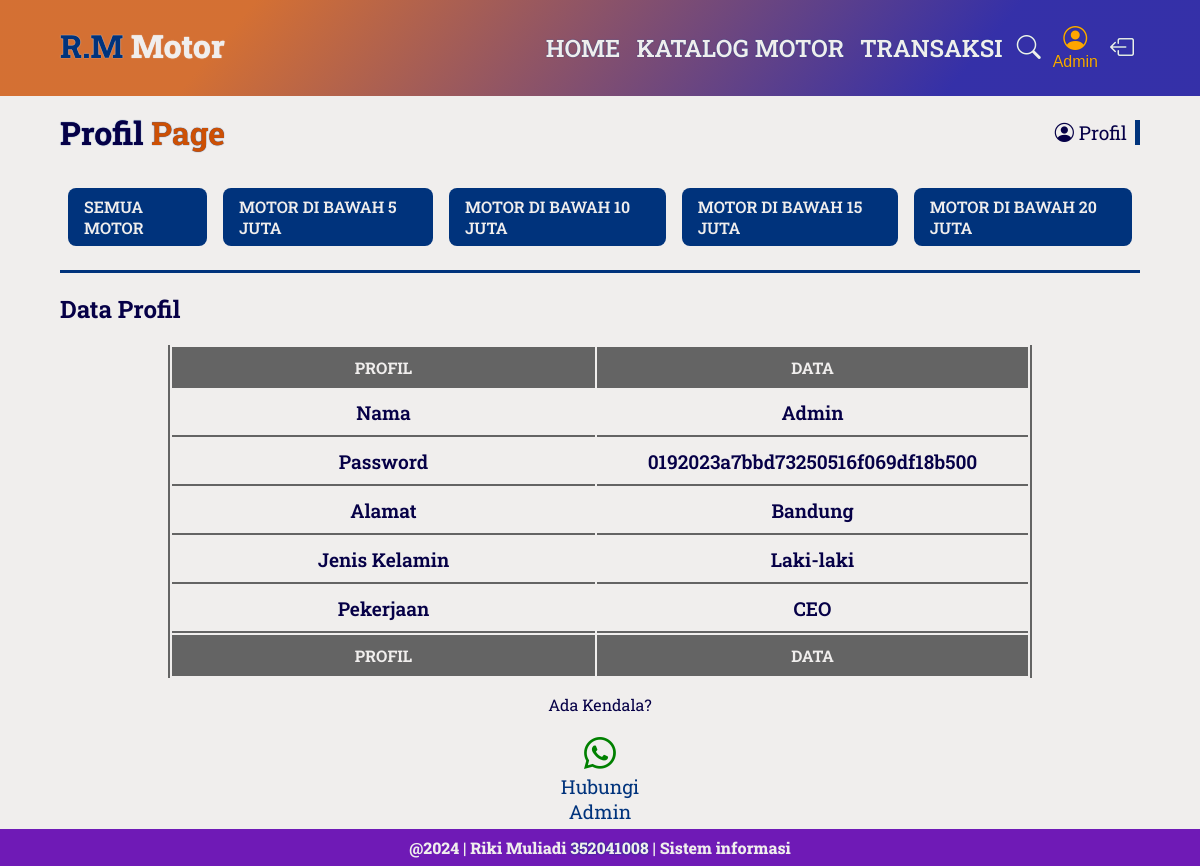
/pages/user/profile.php (signed in), run on the app's committed database.
### tables this page shows
CREATE TABLE `user` (
  `id_pembeli` int(3) NOT NULL,
  `nama_pembeli` varchar(40) NOT NULL,
  `password` varchar(150) NOT NULL,
  `alamat` longtext NOT NULL,
  `j_kelamin` varchar(9) NOT NULL,
  `pekerjaan` varchar(25) NOT NULL,
  `role` enum('admin','pembeli') NOT NULL
);

### pages/user/profile.php (the view, shortened to what this page needs)
<!DOCTYPE html>
<html lang="en">
<head>
    <link rel="stylesheet" href="https://cdn.jsdelivr.net/npm/bootstrap-icons@1.10.5/font/bootstrap-icons.css">
    <link rel="stylesheet" href="../../plugin/css/style.css">
    <link rel="stylesheet" href="../../plugin/css/nav.css">
    <link rel="stylesheet" href="../../plugin/css/to.css">
    <link rel="stylesheet" href="../../plugin/css/jb.css">
    <link rel="stylesheet" href="../../plugin/css/content.css">
    <link rel="stylesheet" href="../../plugin/css/foot.css">
</head>
<body>
    <nav class="navbar">
        <div class="navbar-logo">
            <h1>R.M <span>Motor</span></h1>
        </div>
        <div class="navbar-nav">
            <a class="btn-nav" href="../../index.php">Home</a>
            <a class="btn-nav" href="katalog.php">Katalog Motor</a>
            <a class="btn-nav" href="transaksi.php">Transaksi</a>
            <div class="navbar-ex">
                <button class="btn-ex" type="button" id="search-id" onclick="active()"><i class="bi bi-search"></i></button>
                <?php
                if (isset($_SESSION['status'])) {
                    if ($_SESSION['status'] == "login") {
                ?>
                    <button class="btn-ex" type="button">
                        <a class="btn-ex btn-person  active-nav" href="profile.php">
                            <i class="bi bi-person-circle"></i>
                            <label for="">
                                <?php
                                    $jumlah = 1;
                                    echo implode(" ", array_slice(explode(" ", $_SESSION['nama_pembeli']), 0, $jumlah));
                                ?>
                            </label>
                        </a>
                    </button>
                    <button class="btn-ex" type="button"><a class="btn-ex" href="../../auth/logout.php"><i class="bi bi-box-arrow-left"></i></a></button>
                <?php
                    }
                } else {
                ?>
                    <button class="btn-ex" type="button"><a class="btn-ex" href="../../auth/login/login.php"><i class="bi bi-box-arrow-right"></i></a></button>
                <?php
                }
                ?>
            </div>
        </div>
    </nav>
    <br><br><br><br>
    <section class="content">
        <div class="content-title">
            <h1 class="title-main">Profil <span>Page</span></h1>
            <span class="title-secundare"><i class="bi bi-person-circle"></i> Profil</span>
        </div>
        <div class="content-list">
            <a href="#all_motor">Semua Motor</a>
            <a href="#under_5">Motor Di Bawah 5 Juta</a>
            <a href="#under_10">Motor Di Bawah 10 Juta</a>
            <a href="#under_15">Motor Di Bawah 15 Juta</a>
            <a href="#under_20">Motor Di Bawah 20 Juta</a>
        </div>
        <h1>Data Profil</h1>
        <div class="content-transaction">
            <table cellpadding="10">
                <thead>
                    <tr>
                        <th width="40%">Profil</th>
                        <th width="40%">Data</th>
                    </tr>
                </thead>
                <?php
                    include "../../connection/connect.php";
                    $pembeli = $_SESSION['id_pembeli'];
                    $user = mysqli_query($con, "select * from user where id_pembeli='$pembeli'");
                    foreach ($user as $u) {
                ?>
                <tbody>
                    <tr>
                        <td>Nama</td>
                        <td><?php echo $u['nama_pembeli']; ?></td>
                    </tr>
                    <tr>
                        <td>Password</td>
                        <td><?php echo $u['password']; ?></td>
                    </tr>
                    <tr>
                        <td>Alamat</td>
                        <td><?php echo $u['alamat']; ?></td>
                    </tr>
                    <tr>
                        <td>Jenis Kelamin</td>
                        <td><?php echo $u['j_kelamin']; ?></td>
                    </tr>
                    <tr>
                        <td>Pekerjaan</td>
                        <td><?php echo $u['pekerjaan']; ?></td>
                    </tr>
                </tbody>
                <?php } ?>
                <tfoot>
                    <tr>
                        <th>Profil</th>
                        <th>Data</th>
                    </tr>
                </tfoot>
            </table>
            <p class="margin: 0;" align="center">Ada Kendala?</p>
            <div class="btn-contact">
                <a href="https://wa.me/628882169159" target="_blank">
                    <i class="bi bi-whatsapp"></i>
                    <span>Hubungi Admin</span>
                </a>
            </div>
        </div>
    </section>
    <br><br>
    <?php include "../../assets/partials/footer.php"; ?>
</body>
</html>

### pages/user/profile.php (style rules this page uses)
.navbar .navbar-nav .navbar-ex button .active-nav { color: orange; }
.content .content-transaction .btn-contact { padding: 0; }
.content .content-transaction .btn-contact a { margin: 0 43%; display: grid; justify-content: center; color: green; text-align: center; font-size: 2rem; }
.content .content-transaction .btn-contact a span { color: var(--primary); font-size: 1.2rem; }

### data on the page
user: nama_pembeli "Admin", password "0192023a7bbd73250516f069df18b500", alamat "Bandung", j_kelamin "Laki-laki", pekerjaan "CEO"
